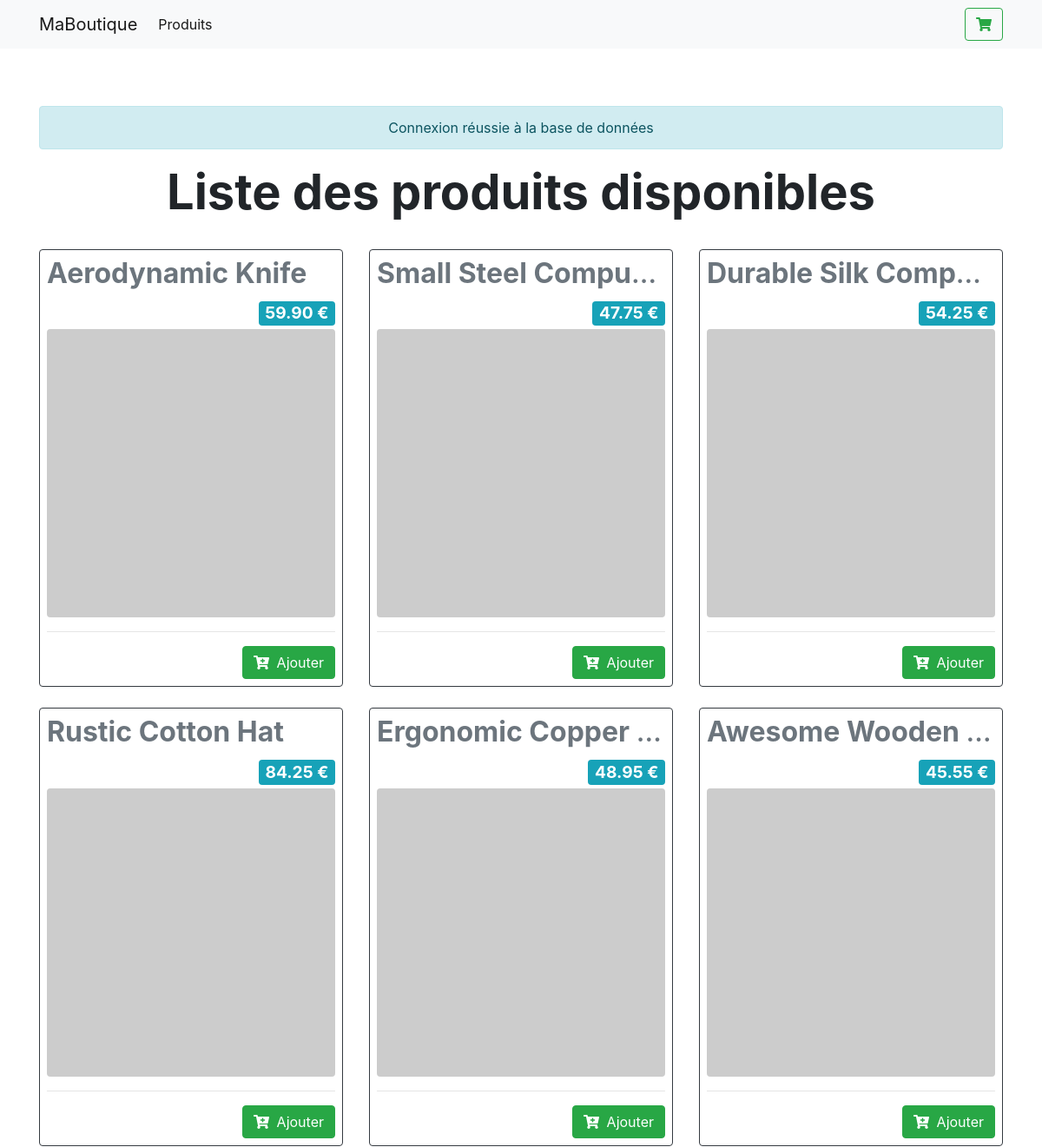
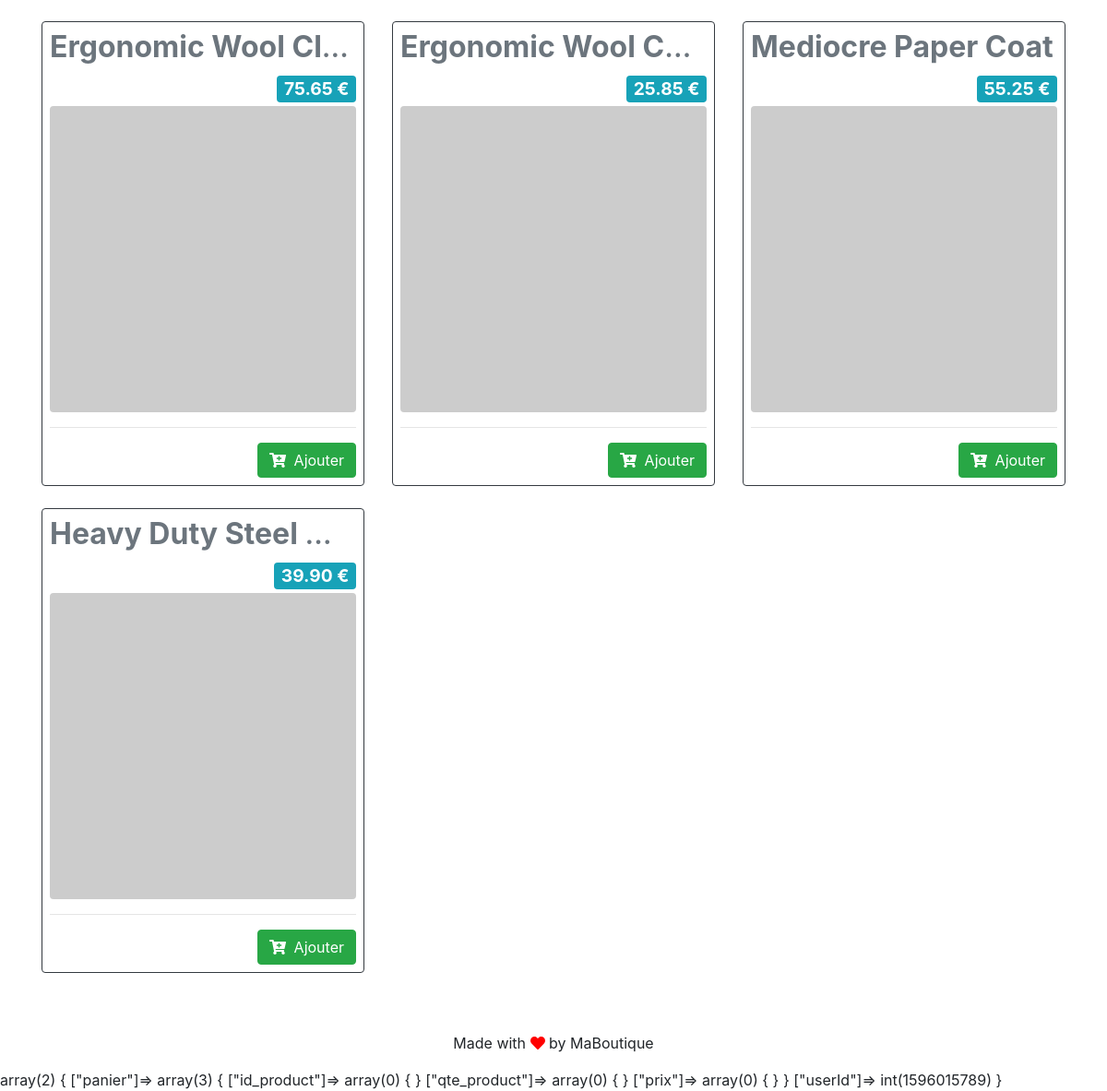
The page / on the database its author committed (2 pictures, top to bottom).
### tables this page shows
CREATE TABLE IF NOT EXISTS `product` (
  `id` int(11) NOT NULL AUTO_INCREMENT,
  `name` varchar(255) NOT NULL,
  `image` varchar(255) NOT NULL,
  `quantity` int(11) NOT NULL,
  `price` decimal(5,2) NOT NULL,
  `created_at` datetime NOT NULL,
  `availability` tinyint(1) NOT NULL DEFAULT 1,
  PRIMARY KEY (`id`)
);

### pdo/pdo_db_functions.php (called while the page is built, shortened)
<?php
function allProductReader()
{
    $pdo = my_pdo_connexxion();
    $queryList = "SELECT  id,
                            name,
                            image,
                            price
                    FROM `product`
                    WHERE quantity > 0
                    AND availability = 1
                    GROUP BY id
                    ORDER BY created_at DESC";
    try {
        $statement = $pdo->prepare($queryList, array(PDO::ATTR_CURSOR => PDO::CURSOR_FWDONLY));
        $statement->execute();
        if ($statement->rowCount() > 0) {
            $myReader = $statement->fetchAll(PDO::FETCH_OBJ);
        } else {
            $myReader = array();
        }
    } catch (PDOException $ex) {
        $statement = null;
        $pdo = null;
        $msg = 'ERREUR PDO Product list...' . $ex->getMessage();
        die($msg);
    }
    return $myReader;
}

### index.php (the view, shortened to what this page needs)
<?php
require __DIR__ . '/pdo/pdo_db_functions.php';
require __DIR__ . '/class/messageFlash.class.php';
$messageFlash = new MessageFlash();
?>
<!DOCTYPE html>
<html lang="fr">
<head>
    <link rel="stylesheet" href="https://stackpath.bootstrapcdn.com/bootstrap/4.5.0/css/bootstrap.min.css">
    <link href="css/index.css" rel="stylesheet" type="text/css">
</head>
<body>
    <?php include 'layouts/partials/_header.php'; ?>
    <?php $flash = $messageFlash->getFlash(); ?>
    <div class="container mt-5">
        <div class="">
            <div class="text-center mx-auto">
                <div class="alert alert-info" role="alert">
                    <?php require 'pdo/pdo_db_connect.php';
                    $pdo = my_pdo_connexxion();
                    if ($pdo) {
                        echo 'Connexion réussie à la base de données';
                    } else {
                        var_dump($pdo);
                    }
                    ?>
                </div>
                <h2 class="display-4 font-weight-bold">Liste des produits disponibles</h2>
            </div>
        </div>
        <div class="row">
            <?php
            $products = allProductReader();
            if (!empty($products)) {
                foreach ($products as $product) {
            ?>
                    <div class=" col-12 col-sm-6 col-md-4 mt-4">
                        <div class="border border-dark rounded p-2 clearfix">
                            <h4 class="product-name text-muted text-truncate">
                                <strong>
                                    <?= $product->name; ?>
                                </strong>
                            </h4>
                            <div class="text-right">
                                <span class="badge badge-info product-price my-1">
                                    <?= $product->price; ?> €
                                </span>
                            </div>
                            <img class="img-fluid rounded mx-auto d-block" src=<?= $product->image; ?> alt="Image de <?= $product->name; ?>">
                            <hr>
                            <a class="btn btn-success float-right" href="php_process/cart_add.php?id=<?= $product->id; ?>">
                                <i class="fas fa-cart-plus mr-1"></i>
                                Ajouter
                            </a>
                        </div>
                    </div>
                <?php
                }
                ?>
        </div>
    <?php
            }
    ?>
    </div>
    <?php include 'layouts/partials/_footer.php'; ?>
    <?= var_dump($_SESSION); ?>
</body>
</html>

### layouts/partials/_header.php (shortened to what this page needs)
<nav class="navbar navbar-expand-lg navbar-light bg-light">
    <div class="container">
        <a class="navbar-brand" href="index.php">MaBoutique</a>
        <div class="collapse navbar-collapse" id="navbarColor03">
            <ul class="navbar-nav mr-auto">
                <li class="nav-item active">
                    <a class="nav-link" href="index.php">Produits</a>
                </li>
            </ul>
            <ul class="navbar-nav ml-auto">
                <li class="nav-item">
                    <a class="btn btn-outline-success my-2 my-sm-0" href="panier.php">
                        <i class="fa fa-shopping-cart" aria-hidden="true"></i>
                    </a>
                </li>
            </ul>
        </div>
    </div>
</nav>

### class/messageFlash.class.php (shortened to what this page needs)
<?php
class MessageFlash
{
    public function getFlash()
    {
        if (isset($_SESSION['flash'])) {
?>
            <div class="alert alert-<?= $_SESSION['flash']['alert']; ?> text-center my-0 py-2" role="alert" id="js-error-type">
            </div>
<?php
        }
    }
}

### layouts/partials/_footer.php
<footer class="mt-5 p-3 text-center">
    Made with <i style="color: red;" class="fa fa-heart"></i> by MaBoutique
</footer>

### css/index.css (style rules this page uses)
.product-name { font-size: xx-large; }
.product-price { font-size: larger; }

### rows shown on the page
product: name "Aerodynamic Knife", price "59.90"
product: name "Small Steel Compu…", price "47.75"
product: name "Durable Silk Comp…", price "54.25"
product: name "Rustic Cotton Hat", price "84.25"
product: name "Ergonomic Copper…", price "48.95"
product: name "Awesome Wooden…", price "45.55"
product: name "Ergonomic Wool Cl…", price "75.65"
product: name "Ergonomic Wool C…", price "25.85"
product: name "Mediocre Paper Coat", price "55.25"
product: name "Heavy Duty Steel…", price "39.90"

### other values the page prints
var_dump($_SESSION) "array(2) { [\"panier\"]=> array(3) { [\"id_product\"]=> array(0) { } [\"qte_product\"]=> array(0) { } [\"prix\"]=> array(0) { } } [\"userId\"]=> int(1596015789) }"
